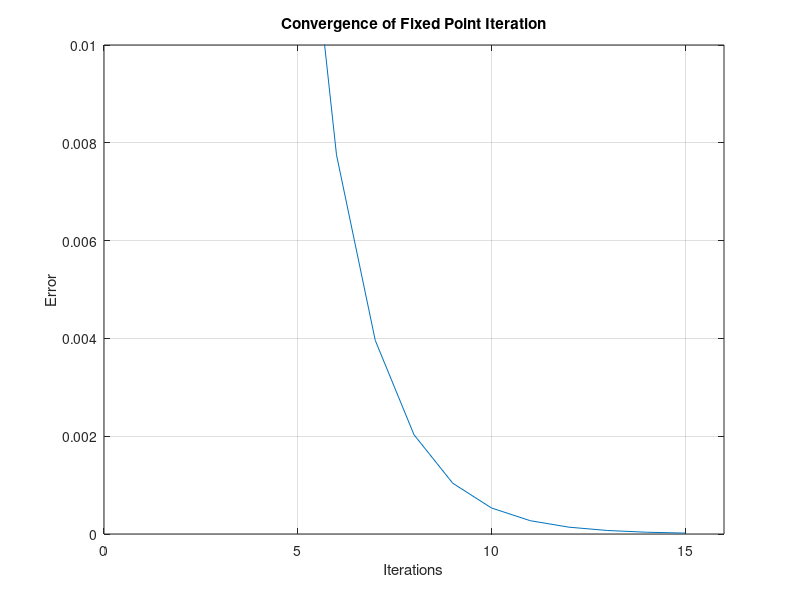

The MATLAB source for this figure:
%Fixed Point Iteration Method in MATLAB
%Author: R Abhinandan
%AM.EN.U4ME18040
%x^3+4x^2−10=0 [1,2] 
p0=1.5; 
f=@(x) 0.5*(10-x^3)^0.5; %After manipulating it to x=f(x) format 
tol=10^-5;
i=0; 
while i<100
   p=f(p0); 
   if abs(p-p0)<tol 
       disp(p); 
       break
   end 
   i=i+1;
   err(i)=abs(p-p0); 
   p0=p;
end 
figure
plot(err)
grid on 
title('Convergence of Fixed Point Iteration')
ylabel('Error')
xlabel('Iterations')
axis ([0 16 0 10e-3]) %Change the '16' as per the 'i' value in the workspace, ie no of iterations required to compute the root   
